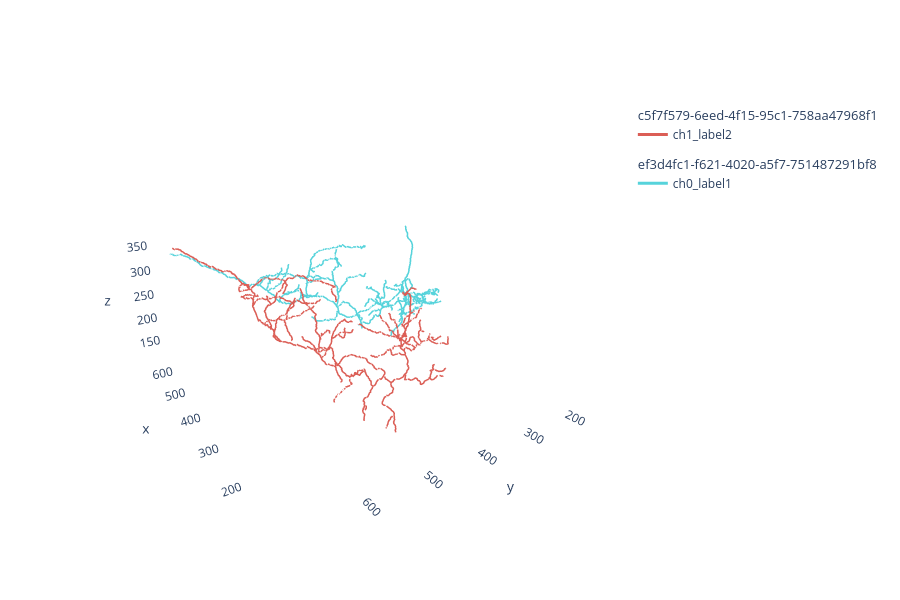

Write notebook code for a chart like this one.
### Code cell
navis.plot3d(nl2)

### Figure 1 — Plotly figure (JSON) as saved in the notebook; plotly's stock layout.template omitted (floating-point values rounded to 4 significant figures; data arrays with more than 128 entries replaced by an {"elided": "..."} marker saying what was removed)
{"data": [{"hoverinfo": "none", "hovertext": " ", "legendgroup": "c5f7f579-6eed-4f15-95c1-758aa47968f1", "legendgrouptitle": {"text": "c5f7f579-6eed-4f15-95c1-758aa47968f1"}, "line": {"color": "rgb(219,94,86)", "dash": "solid", "width": 3}, "mode": "lines", "name": "ch1_label2", "opacity": 1, "showlegend": true, "type": "scatter3d", "x": {"elided": "4104 int values"}, "y": {"elided": "4104 int values"}, "z": {"elided": "4104 int values"}}, {"hoverinfo": "none", "hovertext": " ", "legendgroup": "ef3d4fc1-f621-4020-a5f7-751487291bf8", "legendgrouptitle": {"text": "ef3d4fc1-f621-4020-a5f7-751487291bf8"}, "line": {"color": "rgb(86,211,219)", "dash": "solid", "width": 3}, "mode": "lines", "name": "ch0_label1", "opacity": 1, "showlegend": true, "type": "scatter3d", "x": {"elided": "4477 int values"}, "y": {"elided": "4477 int values"}, "z": {"elided": "4477 int values"}}], "layout": {"autosize": true, "height": 600, "legend": {"bgcolor": "rgba(0,0,0,0)", "orientation": "v"}, "paper_bgcolor": "rgba(0,0,0,0)", "plot_bgcolor": "rgba(0,0,0,0)", "scene": {"aspectmode": "data", "aspectratio": {"x": 1, "y": 1, "z": 1}, "camera": {"eye": {"x": -1.743, "y": 1.071, "z": 0.71}, "up": {"x": 0, "y": 0, "z": 1}}, "xaxis": {"backgroundcolor": "rgb(240, 240, 240)", "gridcolor": "rgb(255, 255, 255)", "showbackground": false, "showgrid": false, "showline": false, "zerolinecolor": "rgb(255, 255, 255)"}, "yaxis": {"backgroundcolor": "rgb(240, 240, 240)", "gridcolor": "rgb(255, 255, 255)", "showbackground": false, "showgrid": false, "showline": false, "zerolinecolor": "rgb(255, 255, 255)"}, "zaxis": {"backgroundcolor": "rgb(240, 240, 240)", "gridcolor": "rgb(255, 255, 255)", "showbackground": false, "showgrid": false, "showline": false, "zerolinecolor": "rgb(255, 255, 255)"}}, "showlegend": true}}
